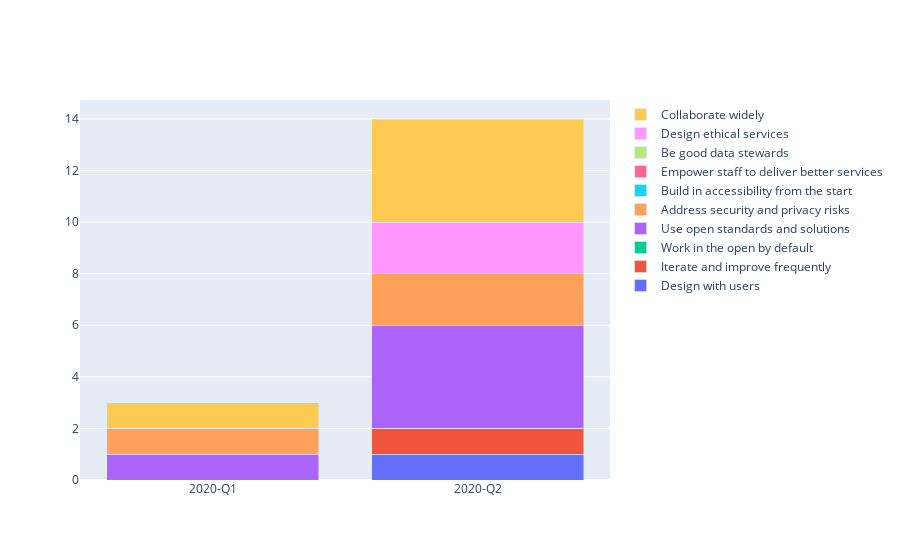

Notebook cell for this chart:
### Code cell
x=getQuartersArr(quarters)
ys=sumDigitalStandardByQuarter(reshapeDsArray(quarters))

counter = 0
for y in ys:
    if counter == 0:
        fig = go.Figure(go.Bar(x=x, y=y.tolist(), name=dataCols[counter]))
    else:
        fig.add_trace(go.Bar(x=x, y=y.tolist(), name=dataCols[counter]))
    counter+=1
    
fig.update_layout(barmode='stack')
fig.update_xaxes(categoryorder='category ascending')
fig.show()

### Figure 1 — Plotly figure (JSON) as saved in the notebook; plotly's stock layout.template omitted (floating-point values rounded to 4 significant figures)
{"data": [{"name": "Design with users", "type": "bar", "x": ["2020-Q1", "2020-Q2"], "y": [0, 1]}, {"name": "Iterate and improve frequently", "type": "bar", "x": ["2020-Q1", "2020-Q2"], "y": [0, 1]}, {"name": "Work in the open by default", "type": "bar", "x": ["2020-Q1", "2020-Q2"], "y": [0, 0]}, {"name": "Use open standards and solutions", "type": "bar", "x": ["2020-Q1", "2020-Q2"], "y": [1, 4]}, {"name": "Address security and privacy risks", "type": "bar", "x": ["2020-Q1", "2020-Q2"], "y": [1, 2]}, {"name": "Build in accessibility from the start", "type": "bar", "x": ["2020-Q1", "2020-Q2"], "y": [0, 0]}, {"name": "Empower staff to deliver better services", "type": "bar", "x": ["2020-Q1", "2020-Q2"], "y": [0, 0]}, {"name": "Be good data stewards", "type": "bar", "x": ["2020-Q1", "2020-Q2"], "y": [0, 0]}, {"name": "Design ethical services", "type": "bar", "x": ["2020-Q1", "2020-Q2"], "y": [0, 2]}, {"name": "Collaborate widely", "type": "bar", "x": ["2020-Q1", "2020-Q2"], "y": [1, 4]}], "layout": {"barmode": "stack", "xaxis": {"categoryorder": "category ascending"}}}
